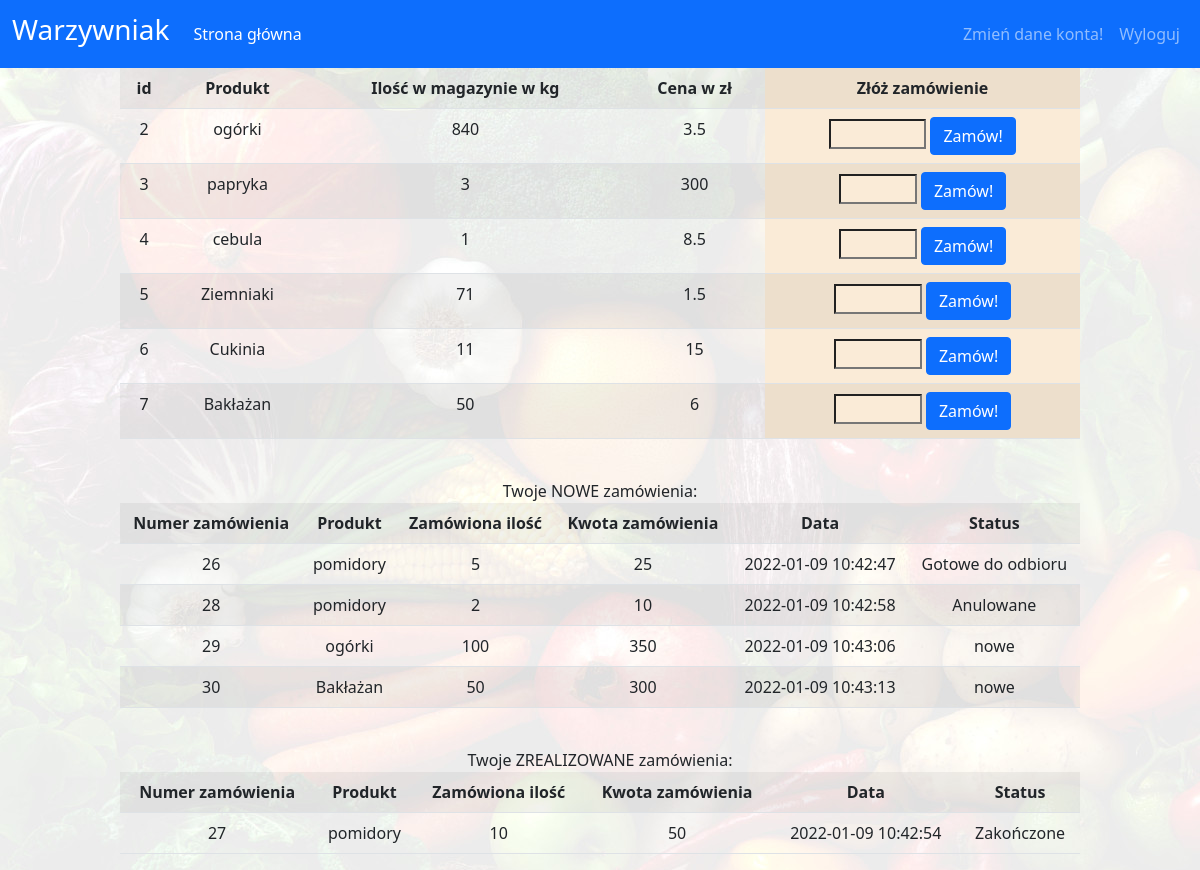
Page /zamowienia_user.php (signed in) on the committed database.
### tables this page shows
CREATE TABLE `products` (
  `id` int(11) NOT NULL,
  `name` varchar(25) NOT NULL,
  `quantity` double NOT NULL,
  `price` double NOT NULL
);

CREATE TABLE `orders` (
  `id` int(11) NOT NULL,
  `product` varchar(20) NOT NULL,
  `quantity` double NOT NULL,
  `total_price` double NOT NULL,
  `create_date` timestamp NOT NULL DEFAULT current_timestamp(),
  `status` varchar(17) NOT NULL DEFAULT 'nowe',
  `purchaser_id` int(11) NOT NULL
);

### zamowienia_user.php (the view, shortened to what this page needs)
<?php
include ('template.php');
?>
<body>
<div>
<?php
echo "<table class='table table-striped admin' style='text-align: center' align='center'>
    <tr>
    <th>id</th>
    <th>Produkt</th>
    <th>Ilość w magazynie w kg</th>
    <th>Cena w zł</th>
    <th style='background-color: antiquewhite'>Złóż zamówienie</th>
    </tr>";
$db=new mysqli('localhost','root','','warzywniak');
if($db->connect_errno!=0){
    echo 'Błąd połączenia z bazą dancyh!';
}else{
    $sql='SELECT * FROM products WHERE quantity>0';
    if($result=$db->query($sql)){
        while ($wiersz = $result->fetch_assoc()){
            $max=$wiersz['quantity'];
            echo "<tr><td>".$wiersz['id']."</td>".
            "<td>".$wiersz['name']."</td>".
            "<td>".$wiersz['quantity']."</td>".
            "<td>".$wiersz['price']."</td>".
            "<td style='background-color: antiquewhite'>"."<form action='zamow.php?id=".$wiersz['id']."' method='post'><input type='number' name='order_quantity' min='1' max=$max style='background-color: antiquewhite' required> <input type='submit' class='btn btn-primary' value='Zamów!'></form>"."</td></tr>";
        }
    }
    $sql2="SELECT * FROM orders WHERE purchaser_id=".$_SESSION['id']." AND status!='Zakończone'";
    $result2=$db->query($sql2);
    echo "</table>
<br><div align='center'>Twoje NOWE zamówienia:</div><table class='table table-striped admin' style='text-align: center' align='center'>
    <tr>
    <th>Numer zamówienia</th>
    <th>Produkt</th>
    <th>Zamówiona ilość</th>
    <th>Kwota zamówienia</th>
    <th>Data</th>
    <th>Status</th>
    </tr>";
    if($result2){
        while ($wiersz2=$result2->fetch_assoc()){
            echo "<tr><td>".$wiersz2['id']."</td>".
            "<td>".$wiersz2['product']."</td>".
            "<td>".$wiersz2['quantity']."</td>".
            "<td>".$wiersz2['total_price']."</td>".
            "<td>".$wiersz2['create_date']."</td>".
            "<td>".$wiersz2['status']."</td></tr>";
        }
    }
    $sql3="SELECT * FROM orders WHERE purchaser_id=".$_SESSION['id']." AND status='Zakończone'";
$result3=$db->query($sql3);
    echo "</table>
<br><div align='center'>Twoje ZREALIZOWANE zamówienia:</div><table class='table table-striped admin' style='text-align: center' align='center'>
    <tr>
    <th>Numer zamówienia</th>
    <th>Produkt</th>
    <th>Zamówiona ilość</th>
    <th>Kwota zamówienia</th>
    <th>Data</th>
    <th>Status</th>
    </tr>";
    if($result3){
        while ($wiersz3=$result3->fetch_assoc()){
            echo "<tr><td>".$wiersz3['id']."</td>".
            "<td>".$wiersz3['product']."</td>".
            "<td>".$wiersz3['quantity']."</td>".
            "<td>".$wiersz3['total_price']."</td>".
            "<td>".$wiersz3['create_date']."</td>".
            "<td>".$wiersz3['status']."</td></tr>";
        }
    }
}
?>
</div>
</body>

### style.css (style rules this page uses)
body { background-image: url('tlo.jpg'); }
.admin { max-width: 80%; }

### rows in the picture
products: id "2", name "ogórki", quantity "840", price "3.5"
products: id "3", name "papryka", quantity "3", price "300"
products: id "4", name "cebula", quantity "1", price "8.5"
products: id "5", name "Ziemniaki", quantity "71", price "1.5"
products: id "6", name "Cukinia", quantity "11", price "15"
products: id "7", name "Bakłażan", quantity "50", price "6"
orders: id "26", product "pomidory", quantity "5", total_price "25", create_date "2022-01-09 10:42:47", status "Gotowe do odbioru"
orders: id "28", product "pomidory", quantity "2", total_price "10", create_date "2022-01-09 10:42:58", status "Anulowane"
orders: id "29", product "ogórki", quantity "100", total_price "350", create_date "2022-01-09 10:43:06", status "nowe"
orders: id "30", product "Bakłażan", quantity "50", total_price "300", create_date "2022-01-09 10:43:13", status "nowe"
orders: id "27", product "pomidory", quantity "10", total_price "50", create_date "2022-01-09 10:42:54", status "Zakończone"
